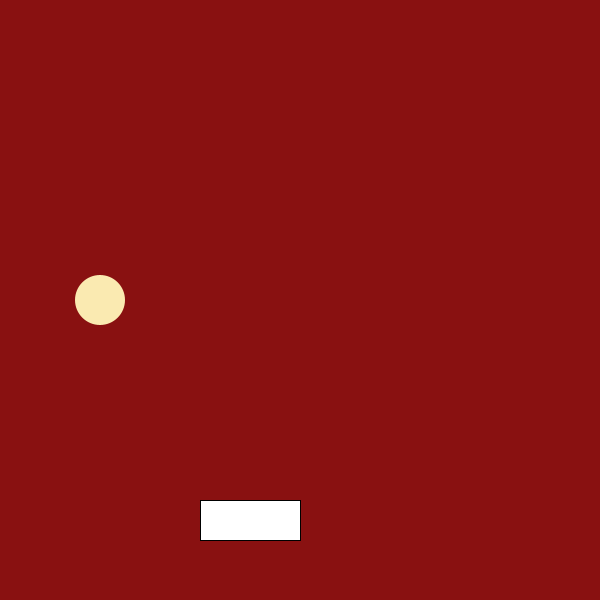
Frame 1 (no input)
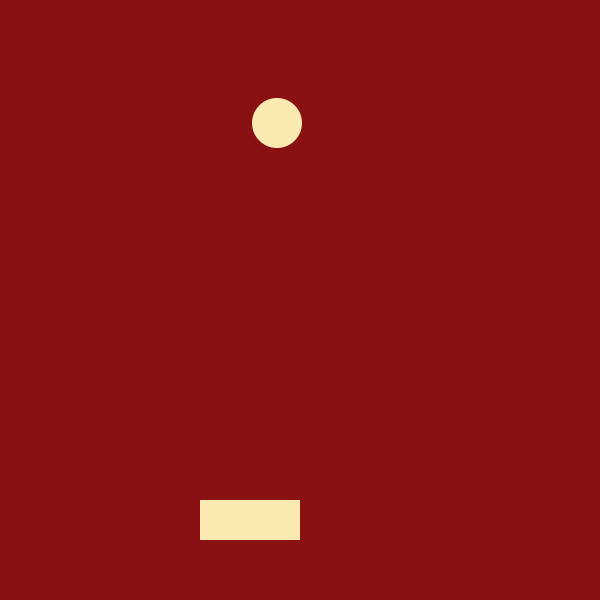
Frame 60 (the mouse pressed at the canvas centre just before this capture)
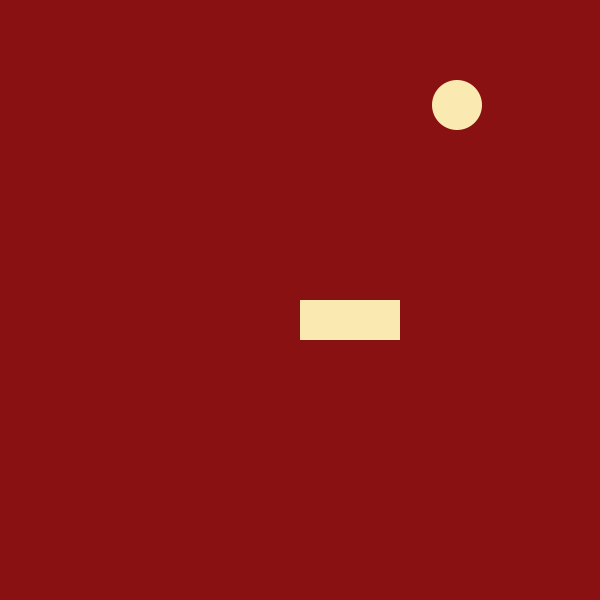
Frame 120 (the mouse held since frame 60 and released just before this capture)

The Processing sketch that drew these frames (run headless with seeded random() and noise(); from frame 60 on, the mouse is pressed at the canvas centre):

// Processing sketch: processing_83039
// ── processing_83039.pde

//Laura R., Pong, Computer Programming 1, 14-15
Ball kylie = new Ball();
Paddle Jessie = new Paddle();
void setup()
{
 size(600,600);
}
void draw()
{
  background(137, 17, 17);
  Jessie.show();
  Jessie.move();
  kylie.show();
  kylie.move();
  kylie.bounce();
}
class Ball
{
  int x, y;
  boolean up, right;
  Ball()
  {
    x = 100;
    y = 300;
    up = true;
    right = true;
  }
  void move ()
  {
    if (up == true)
    {
      y = y - 3;
    }
    if (up == false)
    {
      y= y + 3;
    }
    if (right == true)
    {
      x= x+ 3;
    }
    if (right == false)
    {
      x = x - 3;
    }
  }
  void bounce()
  { 
    if (y >= 590)
    {
      up = true;
    }
    else if ( y <= 10)
    {
      up = false;
    }
    else if (x >= 590 )
    {
      right = false;
    }
    else if ( x <= 10 )
    { 
      right = true;
    }
    else if (get(x + 26 , y + 26) != color(137, 17, 17)) 
    {
      up = true;
    }
    else if (get(x - 26 , y - 26) != color(137, 17, 17)) 
    {
      up = false;
    }
    else if (get(x + 26 , y + 26) != color(137, 17, 17)) 
    {
      right = true;
    }
    else if (get(x - 26 , y - 26) != color(137, 17, 17)) 
    {
      right = false;
    }
  }
  void show()
  {
    noStroke();    
    fill(250, 234, 177);
    ellipse(x, y, 50, 50);
  }
}
class Paddle
{
  int x1, y1;
  Paddle()
  {
    x1 = 200;
    y1 = 500;
  }

  void move()
  {
    if (mousePressed == true)
    {
      x1 = mouseX;
      y1 = mouseY;
    }
  }
  void show()
  {
    rect(x1, y1, 100, 40);
  }
}
